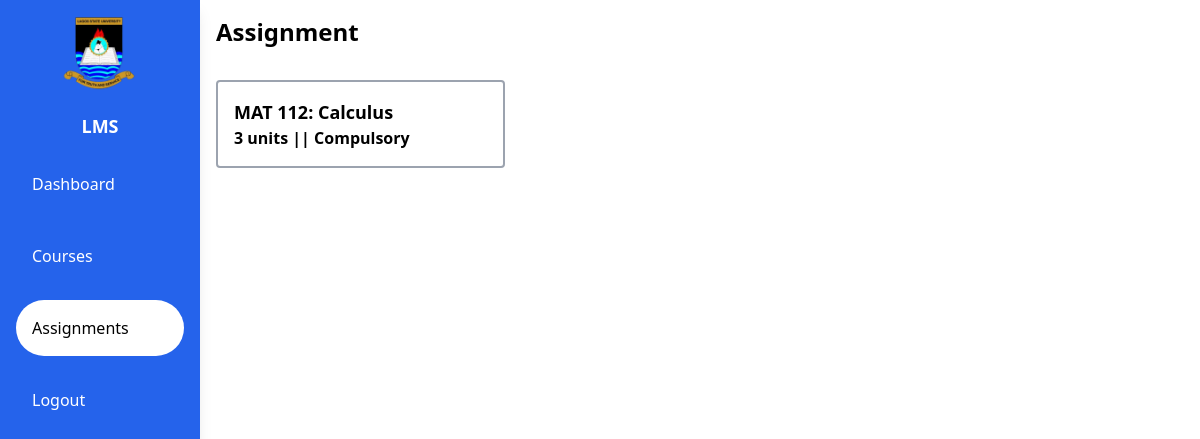
Page /assignments (signed in) on the committed database.
### lms/models.py (models this page shows)
class Assignment(models.Model):
    course = models.ForeignKey(Course, on_delete=models.CASCADE, null=True)
    title = models.CharField(max_length=1000, null=True)
    content = HTMLField()
    date = models.DateTimeField(default=datetime.now, null=True)
    due_date = models.DateTimeField(default=datetime.now, null=True)

class Course(models.Model):
    COURSE_TYPE_CHOICE = (
        ('Compulsory', 'Compulsory'),
        ('Required', 'Required'),
        ('Elective', 'Elective')
    )
    course_code = models.CharField(max_length=8, null=True)
    course_title = models.CharField(max_length=1000, null=True)
    unit = models.IntegerField(null=True)
    type = models.CharField(max_length=10, choices=COURSE_TYPE_CHOICE, null=True)
    instructor = models.ForeignKey(User, on_delete=models.CASCADE, null=True)

### lms/views.py (the view)
# urls.py: path('assignments', views.assignments, name='assignments'),
@login_required
def assignments(request):
    user = request.user
    try:
        if user:
            assignments = Assignment.objects.all().order_by('-date')
            ctx = {
                'assignments': assignments
            }
            return render(request, 'lms/assignments.html', ctx)
    except AttributeError:
        return render(request, 'lms/index.html')
    return render(request, 'lms/index.html')

### lms/templates/lms/assignments.html
{% extends "lms/layout.html" %}
{% block body %}
    <div class="w-full p-4">
        <h1 class="text-2xl font-bold">Assignment</h1>
        <div class="mt-8 grid grid-cols-3">
            {% for assignment in assignments %}
            <div class="border-2 border-gray-400 rounded p-4 col-span-1">
                <a href="{% url 'assignment' assignment.id %}" class="">
                <h1 class="text-lg font-bold">{{assignment.course.course_code}}: {{assignment.course.course_title}}</h1>
                <h3 class="font-semibold">{{assignment.course.unit}} units || {{assignment.course.type}}</h3>
                </a>
            </div>
            {% endfor %}
        </div>
    </div>
{% endblock %}

### rows in the picture
Assignment: course.course_code "MAT 112", course.course_title "Calculus", course.unit "3", course.type "Compulsory"
